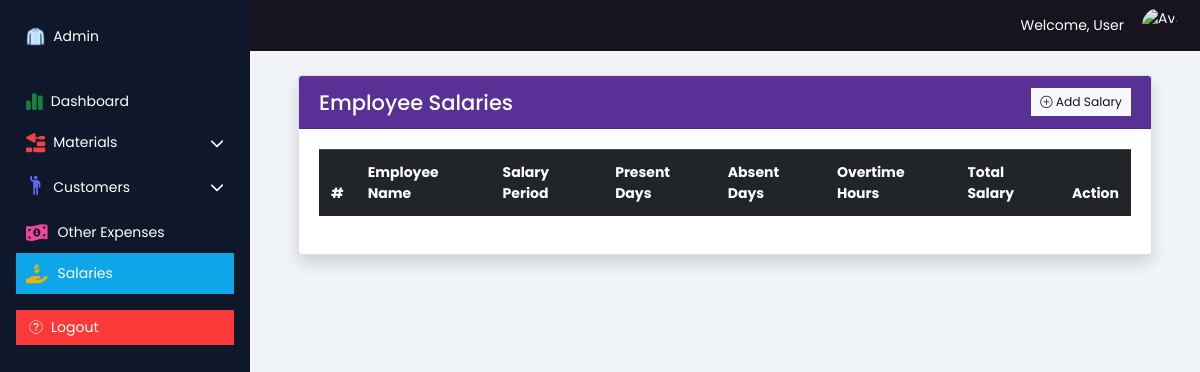
Before: /admin/salaries.php with the older database file.
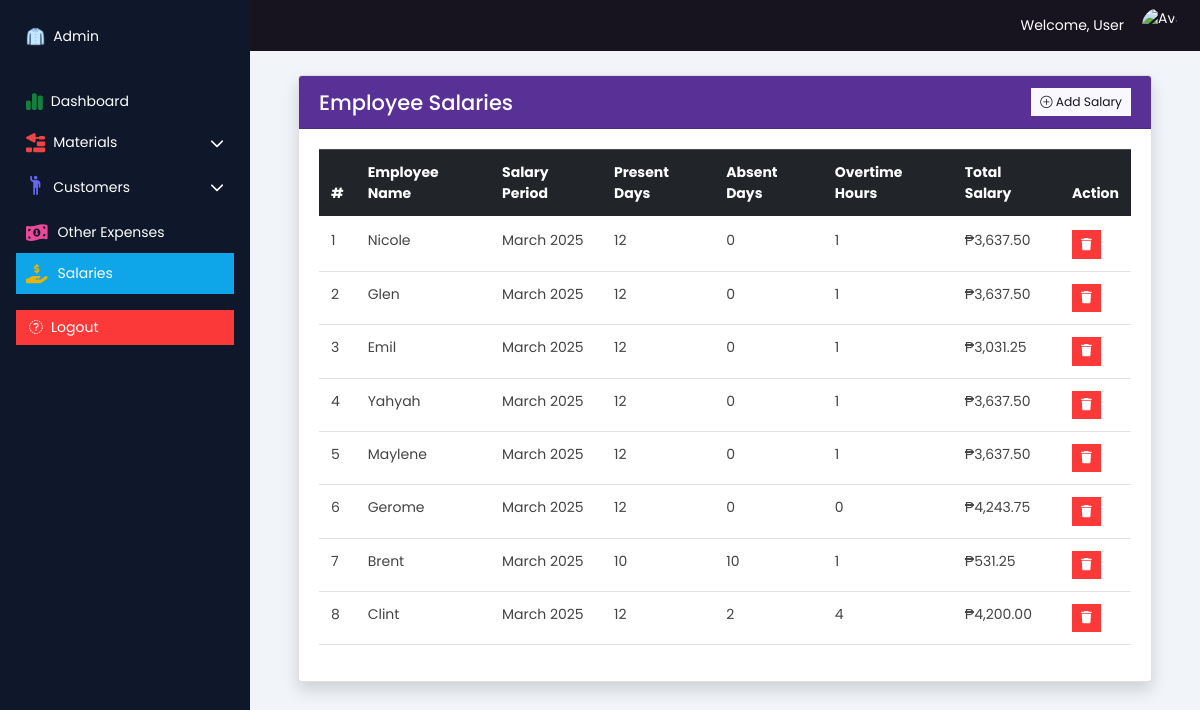
After: the same page with the newer database file.
### tables this page shows
CREATE TABLE `employee_salaries` (
  `salary_id` int(11) NOT NULL,
  `employee_name` varchar(100) NOT NULL,
  `salary_period` varchar(7) NOT NULL,
  `present_days` int(11) NOT NULL DEFAULT 0,
  `absent_days` int(11) NOT NULL DEFAULT 0,
  `overtime_hours` int(11) NOT NULL DEFAULT 0,
  `total_salary` decimal(10,2) NOT NULL
);

### models/admin_salaries.php (called while the page is built, shortened)
<?php
function getEmployeeSalaries($conn) {
    $salaries = [];
    $stmt = $conn->prepare("SELECT * FROM employee_salaries ORDER BY salary_id DESC");
    $stmt->execute();
    $result = $stmt->get_result();
    while ($row = $result->fetch_assoc()) {
        $salaries[] = $row;
    }
    return $salaries;
}
?>

### admin/salaries.php (the view, shortened to what this page needs)
<?php
require '../inc/database.php';
require '../models/admin_salaries.php';
$salaries = getEmployeeSalaries($conn);
?>
<!DOCTYPE html>
<html lang="en">
<head>
    <?php require '../inc/head.php'; ?>
    <link rel="stylesheet" href="../public/css/main.css">
</head>
<body class="poppins-regular">
    <?php require 'partials/sidebar.php'; ?>
    <div class="flex-grow-1 bg-slate-100">
        <?php require 'partials/header.php'; ?>
        <div class="container mt-4 px-5">
            <div class="row mb-4">
                <div class="col-md-12">
                    <div class="card shadow">
                        <div class="card-header bg-primary text-white d-flex justify-content-between align-items-center">
                            <h4 class="mb-0">Employee Salaries</h4>
                            <button class="btn btn-light btn-sm" data-bs-toggle="modal" data-bs-target="#addSalaryModal">
                                <i class="bi bi-plus-circle"></i> Add Salary
                            </button>
                        </div>
                        <div class="card-body">
                            <div class="table-responsive">
                                <table id="salariesTable" class="table">
                                    <thead class="table-dark">
                                        <tr>
                                            <th>#</th>
                                            <th>Employee Name</th>
                                            <th>Salary Period</th>
                                            <th>Present Days</th>
                                            <th>Absent Days</th>
                                            <th>Overtime Hours</th>
                                            <th>Total Salary</th>
                                            <th>Action</th>
                                        </tr>
                                    </thead>
                                    <tbody>
                                        <?php
                                        $row_number = 1;
                                        foreach ($salaries as $salary):
                                        ?>
                                            <tr>
                                                <td><?= $row_number ?></td>
                                                <td><?= htmlspecialchars($salary['employee_name']) ?></td>
                                                <td>
                                                    <?php
                                                    $date = DateTime::createFromFormat('Y-m', $salary['salary_period']);
                                                    echo $date ? $date->format('F Y') : htmlspecialchars($salary['salary_period']);
                                                    ?>
                                                </td>
                                                <td><?= htmlspecialchars($salary['present_days']) ?></td>
                                                <td><?= htmlspecialchars($salary['absent_days']) ?></td>
                                                <td><?= htmlspecialchars($salary['overtime_hours']) ?></td>
                                                <td>₱<?= number_format($salary['total_salary'], 2) ?></td>
                                                <td>
                                                    <form action="../controllers/admin_delete_salary.php" method="POST" class="d-inline">
                                                        <button type="submit" class="btn btn-danger btn-sm">
                                                            <i class="fa-solid fa-trash"></i>
                                                        </button>
                                                    </form>
                                                </td>
                                            </tr>
                                        <?php
                                            $row_number++;
                                        endforeach;
                                        ?>
                                    </tbody>
                                </table>
                            </div>
                        </div>
                    </div>
                </div>
            </div>
        </div>
    </div>
</body>
</html>

Changed rows visible on the page:
added employee_salaries: employee_name "Nicole", salary_period "March 2025", present_days "12", absent_days "0", overtime_hours "1", total_salary "3,637.50"
added employee_salaries: employee_name "Glen", salary_period "March 2025", present_days "12", absent_days "0", overtime_hours "1", total_salary "3,637.50"
added employee_salaries: employee_name "Emil", salary_period "March 2025", present_days "12", absent_days "0", overtime_hours "1", total_salary "3,031.25"
added employee_salaries: employee_name "Yahyah", salary_period "March 2025", present_days "12", absent_days "0", overtime_hours "1", total_salary "3,637.50"
added employee_salaries: employee_name "Maylene", salary_period "March 2025", present_days "12", absent_days "0", overtime_hours "1", total_salary "3,637.50"
added employee_salaries: employee_name "Gerome", salary_period "March 2025", present_days "12", absent_days "0", overtime_hours "0", total_salary "4,243.75"
added employee_salaries: employee_name "Brent", salary_period "March 2025", present_days "10", absent_days "10", overtime_hours "1", total_salary "531.25"
added employee_salaries: employee_name "Clint", salary_period "March 2025", present_days "12", absent_days "2", overtime_hours "4", total_salary "4,200.00"
